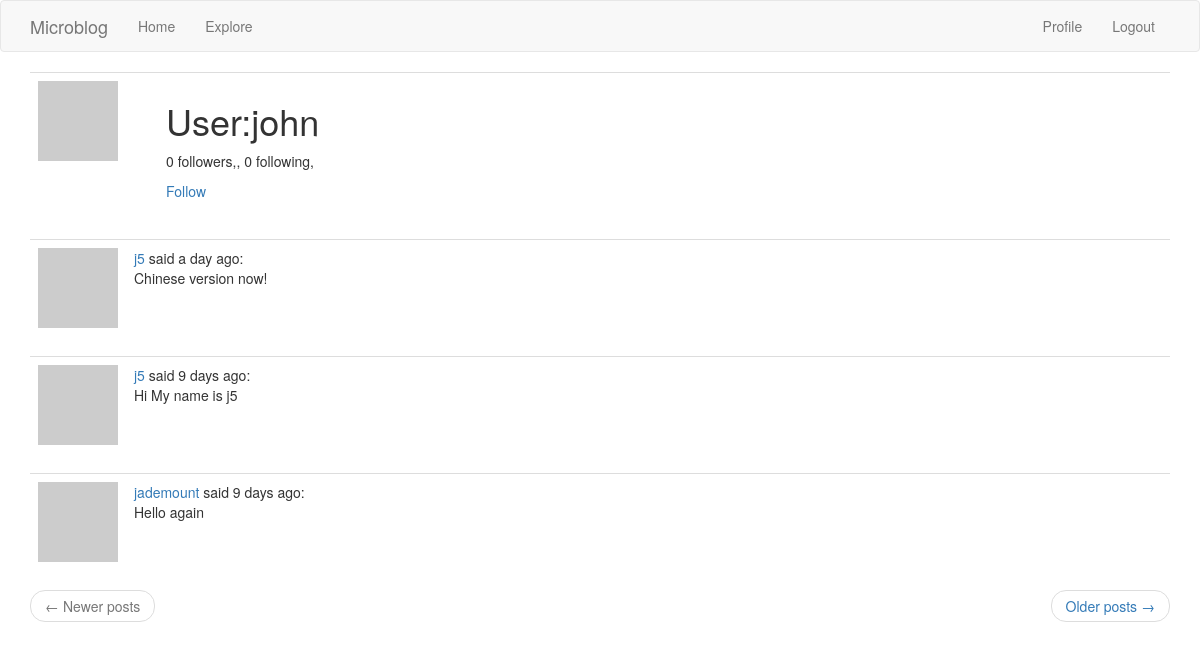
The page /user/john (signed in) on the database its author committed.
### app/models.py (models this page shows, shortened)
class User(UserMixin, db.Model):
    id=db.Column(db.Integer,primary_key=True)
    username=db.Column(db.String(64),index=True,unique=True)
    email=db.Column(db.String(120),index=True,unique=True)
    password_hash=db.Column(db.String(128))
    posts = db.relationship('Post', backref='author', lazy='dynamic')
    about_me = db.Column(db.String(140))
    last_seen = db.Column(db.DateTime,default=datetime.utcnow)
    followed=db.relationship('User', secondary=followers, primaryjoin=(followers.c.follower_id == id),secondaryjoin=(followers.c.followed_id == id), backref =db.backref('followers', lazy = 'dynamic'), lazy = 'dynamic')
    def followed_posts(self):
        followed = Post.query.join(followers, (followers.c.followed_id == Post.user_id)).filter(followers.c.follower_id == self.id)
        own = Post.query.filter_by(user_id=self.id)
        return followed.union(own).order_by(Post.timestamp.desc())
    def is_following(self, user):
        return self.followed.filter(followers.c.followed_id == user.id).count()>0
    def avatar(self, size):
        digest=md5(self.email.lower().encode('utf-8')).hexdigest()
        return "https://www.gravatar.com/avatar/{}/?d=identicon&s={}".format(digest,size)

class Post(db.Model):
    id = db.Column(db.Integer, primary_key=True)
    body = db.Column(db.String(140))
    timestamp = db.Column(db.DateTime, index=True, default=datetime.utcnow)
    user_id = db.Column(db.Integer, db.ForeignKey('user.id'))

### app/routes.py (the view)
@app.route('/user/<username>')
@login_required
def user(username):
    user=User.query.filter_by(username=username).first_or_404()
    page=request.args.get('page', 1,type=int)
    posts=current_user.followed_posts().paginate(page, app.config['POST_PER_PAGE'],False)
    next_url=url_for('user',username=user.username, page=posts.next_num) if posts.has_next else None
    prev_url=url_for('user',username=user.username,page=posts.prev_num) if posts.has_prev else None
    return render_template('user.html', user=user, posts=posts.items, prev_url=prev_url, next_url=next_url)

### app/models.py (called while the page is built)
@login.user_loader
def load_user(id):
    return User.query.get(int(id))

### app/routes.py (called while the page is built)
@app.before_request
def before_request():
    g.locale=str(get_locale())
    if current_user.is_authenticated:
        current_user.last_seen=datetime.utcnow()
        db.session.commit()

### app/templates/user.html (shortened to what this page needs)
{% extends "base.html" %}
{% block app_content %}
    <table class="table table-hover">
        <tr>
            <td width="128px"><img src="{{ user.avatar(128) }}"></td>
<td><h1>{{ _('User') }}:{{user.username}}</h1>
<p>{{ _('%(count)d followers,', count=user.followers.count()) }}, {{ _('%(count)d following,', count=user.followed.count()) }} </p>
{% if user==current_user %}
<p><a href="{{url_for('edit_profile')}}">{{ _('Edit Your Profile') }}</a></p>
{% elif not current_user.is_following(user) %}
<p><a href="{{url_for('follow', username=user.username) }}">{{ _('Follow') }}</a></p>
{% else %}
<p><a href="{{url_for('unfollow', username=user.username) }}">{{ _('Unfollow') }}</a></p>
{% endif %}
</td>
</tr></table>
{% for post in posts %}
{% include '_post.html' %}
{% endfor %}
<nav aria-label="...">
<ul class="pager">
<li class="previous{% if not prev_url %} disabled{% endif %}">
<a href="{{ prev_url or '#' }}">
<span aria-hidden="true">&larr;</span> {{ _('Newer posts') }}
</a>
</li>
<li class="next{% if not next_url %} disabled{% endif %}">
<a href="{{ next_url or '#' }}">
{{ _('Older posts') }} <span aria-hidden="true">&rarr;</span>
                </a>
            </li>
        </ul>
    </nav>
{% endblock %}

### app/templates/_post.html (shortened to what this page needs)
<table class="table table-hover">
<tr>
<td width="70px">
<a href="{{ url_for('user',username=post.author.username) }}">
<img src="{{post.author.avatar(32)}}"></a></td>
<td>
{{ _('%(username)s said %(when)s', username=user_link, when=moment(post.timestamp).fromNow()) }}:<br>{{post.body}}</td>
</tr>
</table>

### rows shown on the page
User: username "john"
Post: body "Chinese version now!"
Post: body "Hi My name is j5"
Post: body "Hello again"
